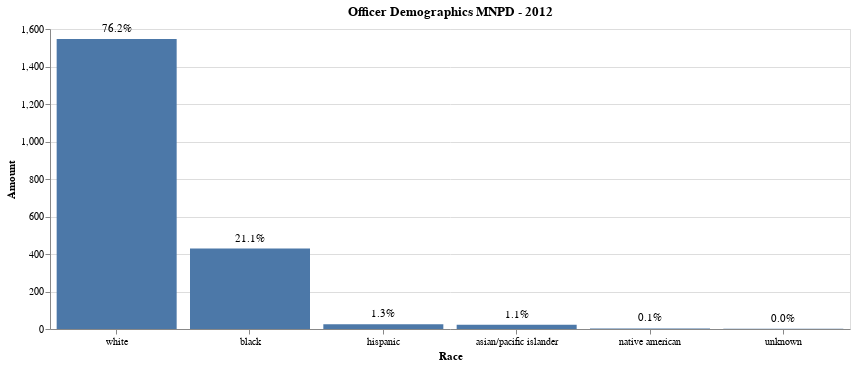

Source (notebook cell):
### Code cell
twelve = alt.Chart(chart12, title= 'Officer Demographics MNPD - 2012').mark_bar().encode(
    alt.X('Race', axis=alt.Axis(labelAngle=0),sort=alt.EncodingSortField(field="Letters", op="count", order='ascending')),
    alt.Y('Amount')).properties(
    width=800,
    height=300
)

text = twelve.mark_text(dy=-10).encode(text='Percentage')

twelve + text

### Figure 1 — Vega-Lite specification as saved in the notebook (floating-point values rounded to 4 significant figures)
{"config": {"view": {"continuousWidth": 400, "continuousHeight": 300}}, "layer": [{"mark": "bar", "encoding": {"x": {"type": "nominal", "axis": {"labelAngle": 0}, "field": "Race", "sort": {"field": "Letters", "op": "count", "order": "ascending"}}, "y": {"type": "quantitative", "field": "Amount"}}, "height": 300, "title": "Officer Demographics MNPD - 2012", "width": 800}, {"mark": {"type": "text", "dy": -10}, "encoding": {"text": {"type": "nominal", "field": "Percentage"}, "x": {"type": "nominal", "axis": {"labelAngle": 0}, "field": "Race", "sort": {"field": "Letters", "op": "count", "order": "ascending"}}, "y": {"type": "quantitative", "field": "Amount"}}, "height": 300, "title": "Officer Demographics MNPD - 2012", "width": 800}], "data": {"name": "data-9eec67c3b1f85fe894c54121c6959f75"}, "$schema": "https://vega.github.io/schema/vega-lite/v4.8.1.json", "datasets": {"data-9eec67c3b1f85fe894c54121c6959f75": [{"Race": "white", "Amount": 1547, "Percentage": "76.2%"}, {"Race": "black", "Amount": 429, "Percentage": "21.1%"}, {"Race": "hispanic", "Amount": 26, "Percentage": "1.3%"}, {"Race": "asian/pacific islander", "Amount": 23, "Percentage": "1.1%"}, {"Race": "native american", "Amount": 3, "Percentage": "0.1%"}, {"Race": "unknown", "Amount": 1, "Percentage": "0.0%"}]}}
